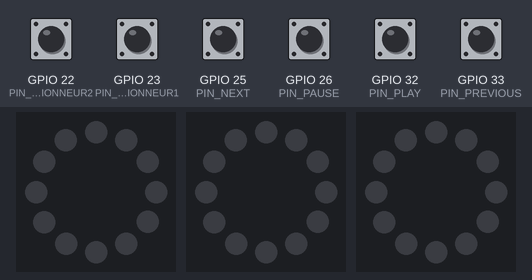
A program run on a simulated ESP32. On the bench: 3 × 12 RGB LEDs in a ring, first at the top, clockwise. The inputs (shaded band) are chosen by the test bench; at power-on: GPIO 22 (PIN_ACTIONNEUR2), GPIO 23 (PIN_ACTIONNEUR1), GPIO 25 (PIN_NEXT), GPIO 26 (PIN_PAUSE), GPIO 32 (PIN_PLAY), GPIO 33 (PIN_PREVIOUS) HIGH. Dim RGB values are drawn brighter than linear; the audio player accepts every command and is not drawn; what the program prints to the serial monitor is not drawn.

Above: at 3.7 s.
3.8 s: GPIO 32 (PIN_PLAY) pulled LOW for 0.15 s
At 4.8 s:
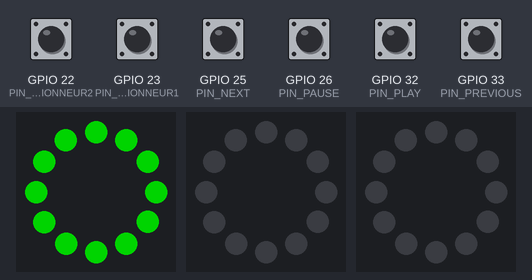
At 6.4 s:
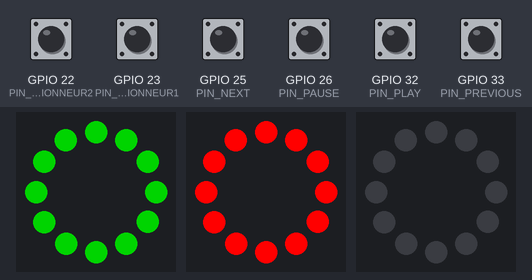
Timing chart, 0 to 7.4 s (numbered marks = the images above; inputs shaded):
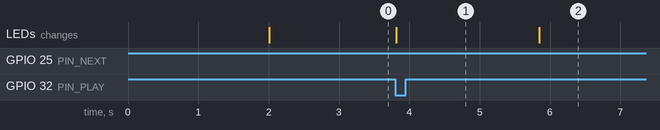

Measured:
- after the input at 3.8 s, the LEDs: change at once (image 1)

The program:

main.cpp
```cpp
#include <Arduino.h>
#include <SoftwareSerial.h>
#include <DFRobotDFPlayerMini.h>
#include <FastLed.h>
#include <neotimer.h>
#include <StateMachine.h>

#define PIN_DFPLAYER_RX 16
#define PIN_DFPLAYER_TX 17
#define PIN_PAUSE 26
#define PIN_PLAY 32
#define PIN_PREVIOUS 33
#define PIN_NEXT 25
#define PIN_ACTIONNEUR1 23
#define RING_ACTIONNEUR1 15
#define PIN_ACTIONNEUR2 22
#define RING_ACTIONNEUR2 2
#define RING_BOX 4
#define NUM_LEDS 12

struct Button {
    const uint8_t PIN;
    uint32_t lastDebounceTime;
    bool pressed;
};

void state1();
void state2();
void state3();
void state4();
void state5();
void state6();
bool transitionS1S2();
bool transitionS2S3();
bool transitionS3S4();
bool transitionS4S5();
bool transitionS4S6();
bool transitionS5S4();
bool transitionS5S6();
bool transitionS6S1();

StateMachine machine = StateMachine();
State* S1 = machine.addState(&state1); //WAIT_QUESTION
State* S2 = machine.addState(&state2); //SAY_ANSWER1
State* S3 = machine.addState(&state3); //SAY_ANSWER2
State* S4 = machine.addState(&state4); //REPEAT_ANSWER1
State* S5 = machine.addState(&state5); //REPEAT_ANSWER2
State* S6 = machine.addState(&state6); //ANSWER

Button buttonPause = {PIN_PAUSE, 0, false};
Button play = {PIN_PLAY, 0, false};
Button previous = {PIN_PREVIOUS, 0, false};
Button next = {PIN_NEXT, 0, false};
Button actionneur1 = {PIN_ACTIONNEUR1, 0, false};
Button actionneur2 = {PIN_ACTIONNEUR2, 0, false};

SoftwareSerial mySoftwareSerial(PIN_DFPLAYER_RX, PIN_DFPLAYER_TX);
DFRobotDFPlayerMini myDFPlayer ;

const uint32_t debounceDelay = 500;
Neotimer myTimer2s(2000); //Create a timer at 2s interval
Neotimer myTimer5s(5000); //Create a timer at 5s interval
Neotimer myTimerS2S3(2000); //Create a transition timer of 2s
Neotimer myTimerS3S4(2000);
Neotimer myTimerS4S5(5000);
Neotimer myTimerS5S4(5000);
Neotimer myTimerS6S1(2000);

boolean isDebounce();
void printDetail(uint8_t type, int value);
void clearRing(CRGB* ring);
void clearAllRings();
void setRingColor(CRGB* ring, int num_leds, CRGB color);
void ringColorWaiting(CRGB* ring, int num_leds, CRGB color);
boolean sayYes(CRGB* ring);
boolean sayNo(CRGB* ring);
boolean repeatAnswer(CRGB ring[], int answer, CRGB color);


CRGB ring1[NUM_LEDS];
CRGB ring2[NUM_LEDS];
CRGB ringBox[NUM_LEDS];
CRGB colors[3] = {CRGB::Red, CRGB::Blue, CRGB::Green};
int index_color = 0;

typedef enum {
  OUI_NON,
  ENCORE_FINI,
} Question;

typedef enum {
  NONE,
  OUI,
  NON,
  ENCORE,
  FINI,
} Answer;

Question question = OUI_NON;
Answer  answer = NONE;

// Called last from the variadic template function
void printLine()
{
  Serial.println();
}

template <typename T, typename... Types>
void printLine(T first, Types... other)
{
  Serial.print(first);
  printLine(other...) ;
}

void IRAM_ATTR isr(void* arg) {
    Button* s = static_cast<Button*>(arg);
    s->pressed = true;
}

void setup() {

  pinMode(buttonPause.PIN, INPUT_PULLUP);
  attachInterruptArg(buttonPause.PIN, isr, &buttonPause, FALLING);
  pinMode(play.PIN, INPUT_PULLUP);
  attachInterruptArg(play.PIN, isr, &play, FALLING);
  pinMode(previous.PIN, INPUT_PULLUP);
  attachInterruptArg(previous.PIN, isr, &previous, FALLING);
  pinMode(next.PIN, INPUT_PULLUP);
  attachInterruptArg(next.PIN, isr, &next, FALLING);
  pinMode(actionneur1.PIN, INPUT_PULLUP);
  attachInterruptArg(actionneur1.PIN, isr, &actionneur1, FALLING);
  pinMode(actionneur2.PIN, INPUT_PULLUP);
  attachInterruptArg(actionneur2.PIN, isr, &actionneur2, FALLING);

  FastLED.addLeds<NEOPIXEL, RING_ACTIONNEUR1>(ring1, NUM_LEDS);
  FastLED.addLeds<NEOPIXEL, RING_ACTIONNEUR2>(ring2, NUM_LEDS);
  FastLED.addLeds<NEOPIXEL, RING_BOX>(ringBox, NUM_LEDS);

  delay(2000);
  clearAllRings();

  S1->addTransition(&transitionS1S2,S2);
  S2->addTransition(&transitionS2S3,S3);
  S3->addTransition(&transitionS3S4,S4);
  S4->addTransition(&transitionS4S5,S5);
  S4->addTransition(&transitionS4S6,S6);
  S5->addTransition(&transitionS5S6,S6);
    S5->addTransition(&transitionS5S4,S4);
  S6->addTransition(&transitionS6S1,S1);

  Serial.begin(115200);

  Serial.println();
  Serial.println(F("DFRobot DFPlayer Mini Demo"));
  Serial.println(F("Initializing DFPlayer ... (May take 3~5 seconds)"));

  mySoftwareSerial.begin(9600, SWSERIAL_8N1, PIN_DFPLAYER_RX, PIN_DFPLAYER_TX, false);
  if (!mySoftwareSerial) { // If the object did not initialize, then its configuration is invalid
    Serial.println("Invalid SoftwareSerial pin configuration, check config");
    while (1) { // Don't continue with invalid configuration
      delay (1000);
    }
  }

  if (!myDFPlayer.begin(mySoftwareSerial, true, false)) {
    Serial.println(F("Unable to begin:"));
    Serial.println(F("1.Please recheck the connection!"));
    Serial.println(F("2.Please insert the SD card!"));
    while (1) { // Don't continue with invalid configuration
      delay (1000);
    }
  }

  Serial.println(F("DFPlayer Mini online."));
  myDFPlayer.setTimeOut(500); //Set serial communictaion time out 500ms
  //----Set volume----
  myDFPlayer.volume(1);  //Set volume value (0~30).
  myDFPlayer.volumeUp(); //Volume Up
  myDFPlayer.volumeDown(); //Volume Down
  //----Set different EQ----
  myDFPlayer.EQ(DFPLAYER_EQ_NORMAL);
  //----Set device we use SD as default----
  myDFPlayer.outputDevice(DFPLAYER_DEVICE_SD);
  myDFPlayer.stop();

  printLine("State: ", myDFPlayer.readState()); //read mp3 state
  printLine("Volume:", myDFPlayer.readVolume()); //read current volume
  printLine("EQ:", myDFPlayer.readEQ()); //read EQ setting
  printLine("FileCounts:", myDFPlayer.readFileCounts()); //read all file counts in SD card
  printLine("FileNumber:", myDFPlayer.readCurrentFileNumber()); //read current play file number
  printLine("FileCountsInFolder 3:", myDFPlayer.readFileCountsInFolder(3)); //read file counts in folder SD:/03
}

void loop() {

  if(buttonPause.pressed){
    if(millis() - buttonPause.lastDebounceTime > debounceDelay){
      printLine("Button Pause pressed");
      printLine("State: ", myDFPlayer.readState()); //read mp3 state
      if(myDFPlayer.readState() == 1){ //Playing
        myDFPlayer.pause();
      }else{
        myDFPlayer.start();
      }
      buttonPause.lastDebounceTime = millis();
    }
    buttonPause.pressed = false;
  }
  if(play.pressed){
    if(millis() - play.lastDebounceTime > debounceDelay){
      printLine("Button Play pressed");
      //myDFPlayer.play();
      play.lastDebounceTime = millis();
    }
    play.pressed = false;
  }
  if(previous.pressed){
    if(millis() - previous.lastDebounceTime > debounceDelay){
      printLine("Button Previous pressed");
      myDFPlayer.previous();
      previous.lastDebounceTime = millis();
    }
    previous.pressed = false;
  }
  if(next.pressed){
    if(millis() - next.lastDebounceTime > debounceDelay){
      printLine("Button Next pressed");
      myDFPlayer.next();
      next.lastDebounceTime = millis();
    }
    next.pressed = false;
  }
  if(actionneur1.pressed){

    if(millis() - actionneur1.lastDebounceTime > debounceDelay){

      printLine("Button Actionneur1 pressed");

      if(question == OUI_NON){
        answer = OUI;
      }
          actionneur1.lastDebounceTime = millis(); //// reset the debouncing timer
    }
    actionneur1.pressed = false;
  }
  if(actionneur2.pressed){

    if(millis() - actionneur2.lastDebounceTime > debounceDelay){
      printLine("Button Actionneur2 pressed");

      if(question == OUI_NON){
        answer = NON;
      }
      actionneur2.lastDebounceTime = millis(); //// reset the debouncing timer
    }
    actionneur2.pressed = false;
  }

  machine.run();

  if (myDFPlayer.available()) {
    printDetail(myDFPlayer.readType(), myDFPlayer.read()); //Print the detail message from DFPlayer to handle different errors and states.
  }

}

//=======================================
void state1()
{
  printLine("STATE1: WAIT_QUESTION");
  question = OUI_NON;
}
bool transitionS1S2(){
  return play.pressed;
}
//=======================================
void state2()
{
  printLine("STATE2: SAY_ANSWER 1");
  if(machine.executeOnce)
  {
    clearAllRings();
    sayYes(ring1);
    myTimerS2S3.start();
  }
}
bool transitionS2S3(){
  return myTimerS2S3.done();
}
//=======================================
//=======================================
void state3()
{
  printLine("STATE3: SAY_ANSWER 2");
  if(machine.executeOnce)
  {
    sayNo(ring2);
    myTimerS3S4.start();
  }
}
bool transitionS3S4()
{
  if(myTimerS3S4.done())
  {
    myTimer5s.start();
    return true;
  }else
  {
    return false;
  }
}
//=======================================
void state4()
{
  printLine("STATE4: REPEAT_ANSWER1");
  if(machine.executeOnce)
  {
    repeatAnswer(ring1, OUI, CRGB::Green);
    myTimerS4S5.start();
  }
}
bool transitionS4S6(){
  return (actionneur1.pressed or actionneur2.pressed);
}
bool transitionS4S5(){
  return(myTimerS4S5.done());
}

void state5()
{
  printLine("STATE5: REPEAT_ANSWER2");
  if(machine.executeOnce)
  {
    repeatAnswer(ring2, NON, CRGB::Red);
    myTimerS5S4.start();
  }
}
bool transitionS5S6(){
  return (actionneur1.pressed or actionneur2.pressed);
}
bool transitionS5S4(){
  return(myTimerS5S4.done());
}
//=======================================
void state6()
{
  printLine("STATE5: ANSWER");
  if(machine.executeOnce)
  {
    clearAllRings();
    if(answer == OUI)
    {
      sayYes(ring1);
    }else
    {
      sayNo(ring2);
    }
    myTimerS6S1.start();
  }

}
bool transitionS6S1(){
  return myTimerS6S1.done();
}

void setRingColor(CRGB ring[], int num_leds, CRGB color){
  for(int i=0; i<num_leds; i++) { // For each pixel in strip...
    ring[i] = color;
  }
  FastLED.show();
}

void ringColorWaiting(CRGB ring[], int num_leds, CRGB color){

  for(int i=0; i<num_leds; i++) { // For each pixel in strip...
    ring[i] = color;
    delay(100);
    FastLED.show();
  }
  FastLED.show();
}

void clearRing(CRGB ring[]){

  for(int i=0; i<NUM_LEDS; i++) { // For each pixel in strip...
    ring[i] = 0x00;
  }
  FastLED.show();
}

void clearAllRings()
{
  clearRing(ring1);
  clearRing(ring2);
  clearRing(ringBox);
}

boolean sayYes(CRGB ring[]){
  setRingColor(ring, NUM_LEDS, CRGB::Green);
  myDFPlayer.playFolder(2,OUI); //play oui
  return myDFPlayer.waitAvailable(5000);
}

boolean sayNo(CRGB ring[]){
  setRingColor(ring, NUM_LEDS, CRGB::Red);
  myDFPlayer.playFolder(2,NON); //play oui
  return myDFPlayer.waitAvailable(5000);
}

boolean repeatAnswer(CRGB ring[], int answer, CRGB color)
{
  clearRing(ring);
  ringColorWaiting(ring, NUM_LEDS, color);
  myDFPlayer.playFolder(2,answer);
  return myDFPlayer.waitAvailable(5000);
}

void printDetail(uint8_t type, int value){
  switch (type) {
    case TimeOut:
      Serial.println(F("Time Out!"));
      break;
    case WrongStack:
      Serial.println(F("Stack Wrong!"));
      break;
    case DFPlayerCardInserted:
      Serial.println(F("Card Inserted!"));
      break;
    case DFPlayerCardRemoved:
      Serial.println(F("Card Removed!"));
      break;
    case DFPlayerCardOnline:
      Serial.println(F("Card Online!"));
      break;
    case DFPlayerUSBInserted:
      Serial.println("USB Inserted!");
      break;
    case DFPlayerUSBRemoved:
      Serial.println("USB Removed!");
      break;
    case DFPlayerPlayFinished:
      Serial.print(F("Number:"));
      Serial.print(value);
      Serial.println(F(" Play Finished!"));
      break;
    case DFPlayerError:
      Serial.print(F("DFPlayerError:"));
      switch (value) {
        case Busy:
          Serial.println(F("Card not found"));
          break;
        case Sleeping:
          Serial.println(F("Sleeping"));
          break;
        case SerialWrongStack:
          Serial.println(F("Get Wrong Stack"));
          break;
        case CheckSumNotMatch:
          Serial.println(F("Check Sum Not Match"));
          break;
        case FileIndexOut:
          Serial.println(F("File Index Out of Bound"));
          break;
        case FileMismatch:
          Serial.println(F("Cannot Find File"));
          break;
        case Advertise:
          Serial.println(F("In Advertise"));
          break;
        default:
          break;
      }
      break;
    default:
      break;
  }

}
```
